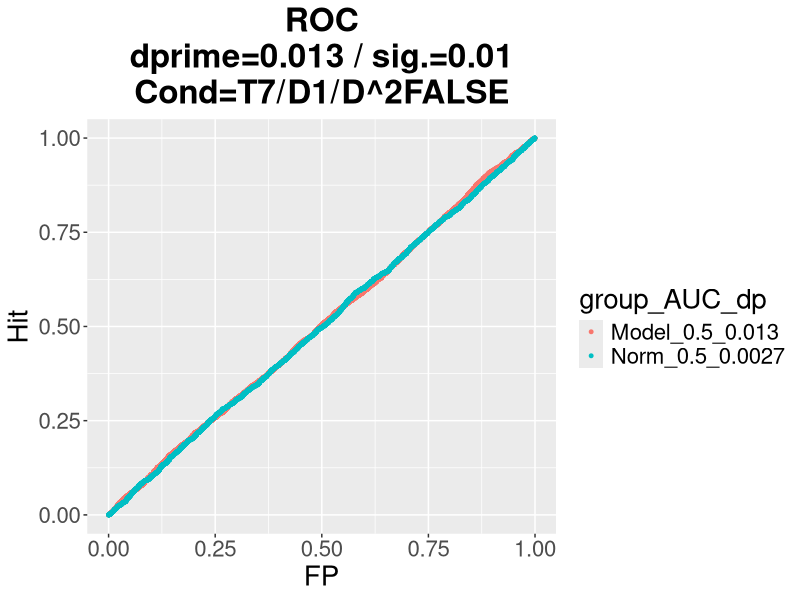

This figure's R source:
rm(list = ls())
library(ggplot2)
library(zoo)

# given responses on signal/no-signal trials, what are the fp and hit rates for all criterion values
get_roc<-function(sign,nosign){
  cs<-sort(c(sign,nosign))
  fp<-vector(length = length(cs))
  hit<-vector(length = length(cs))
  count<-1
  for (c in cs){
    fp[count]<-length(nosign[nosign>c])/(sim/2)
    hit[count]<-length(sign[sign>c])/(sim/2)
    count<-count+1
  }
  list('fp'=fp,'hit'=hit)
}

#
plot_roc<-function(sig,n_targ,n_dist,sim,t_type){
  mu1<-0
  mu2<-sig  # signal size (should be dprime of single target ident.)
  sd1<-1    # SD of target detector responses to distractor (Default: 1)
  sd2<-1    # SD of target detector responses to target (Default: 1)
  
  sign<-vector(length = round(sim/2))
  nosign<-vector(length = round(sim/2))
  for (i in 1:round(sim/2)){ 
    nosign[i]<-max(rnorm(n_dist+n_targ,mu1,sd1)) # get numit samples from distractor distribution, take maximum
    sign[i]<-if (n_dist==0){max(rnorm(n_targ,mu2,sd2))}else if (n_targ==0) {max(rnorm(n_dist,mu1,sd1))}else if (t_type==TRUE){max(c(rnorm(n_dist,mu2,sd2),rnorm(n_targ,sig^2,sd2)))}else{max(c(rnorm(n_dist,mu1,sd1),rnorm(n_targ,mu2,sd2)))} # get numit-1 samples from distractor distribution and 1 from target distribution, take maximum
  }
  
  d<-get_roc(sign,nosign)
  AUC1 <- abs(sum(diff(d$fp)*rollmean(d$hit,2)))
  dp <- qnorm(AUC1)*sqrt(2)
  d2<-get_roc(rnorm(round(sim/2),dp,1),rnorm(round(sim/2),0,1))
  AUC2 <- abs(sum(diff(d2$fp)*rollmean(d2$hit,2)))
  dp2 <- qnorm(AUC2)*sqrt(2)
  df<-data.frame(
    hit=c(d$hit,d2$hit),
    fp=c(d$fp,d2$fp),
    group_AUC_dp=c(rep(paste('Model',signif(AUC1,digits=2),signif(dp,digits=2),sep='_'),length(d$fp)),rep(paste('Norm',signif(AUC2,digits=2),signif(dp2,digits=2),sep='_'),length(d2$fp)))
  )
  
  p1<-ggplot(df, aes(x = fp, y = hit, color=group_AUC_dp, linetype=group_AUC_dp)) +
    geom_point(size=1) + #geom_line() +
    xlab("FP") + ylab("Hit") +
    ggtitle(paste('ROC\ndprime=',signif(dp,digits=2),' / sig.=',sig,'\nCond=T',n_targ,'/D',n_dist,'/D^2',t_type,sep='')) + 
    theme(text = element_text(size=20),plot.title = element_text(hjust = 0.5, face="bold"))
  p1
}

sig<-0.01
n_targ<-7
n_dist<-1
sim<-10000
t_type<-FALSE
plot_roc(sig,n_targ,n_dist,sim,t_type)
